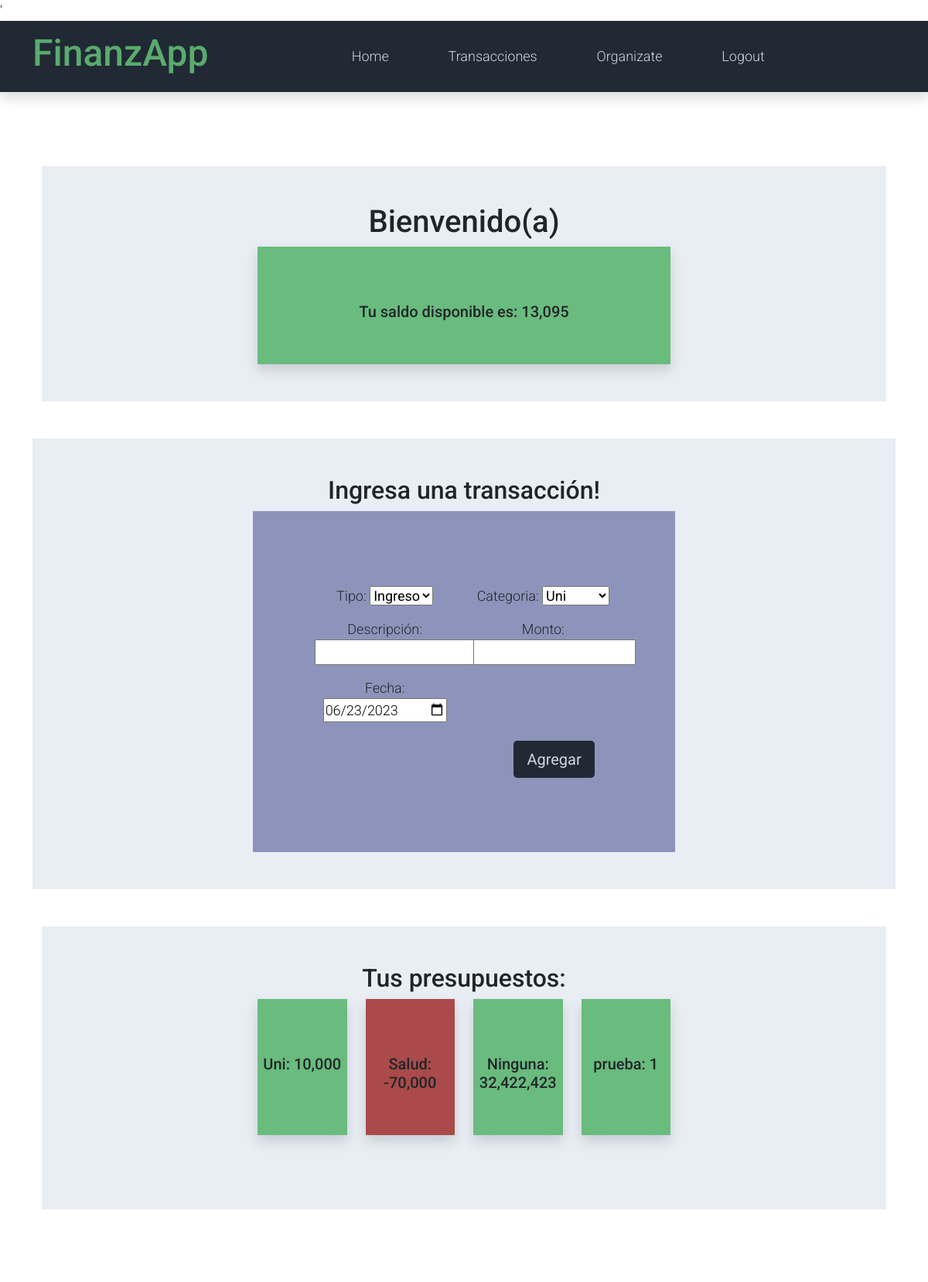
The page / (signed in, upper part) on the database as committed earlier.
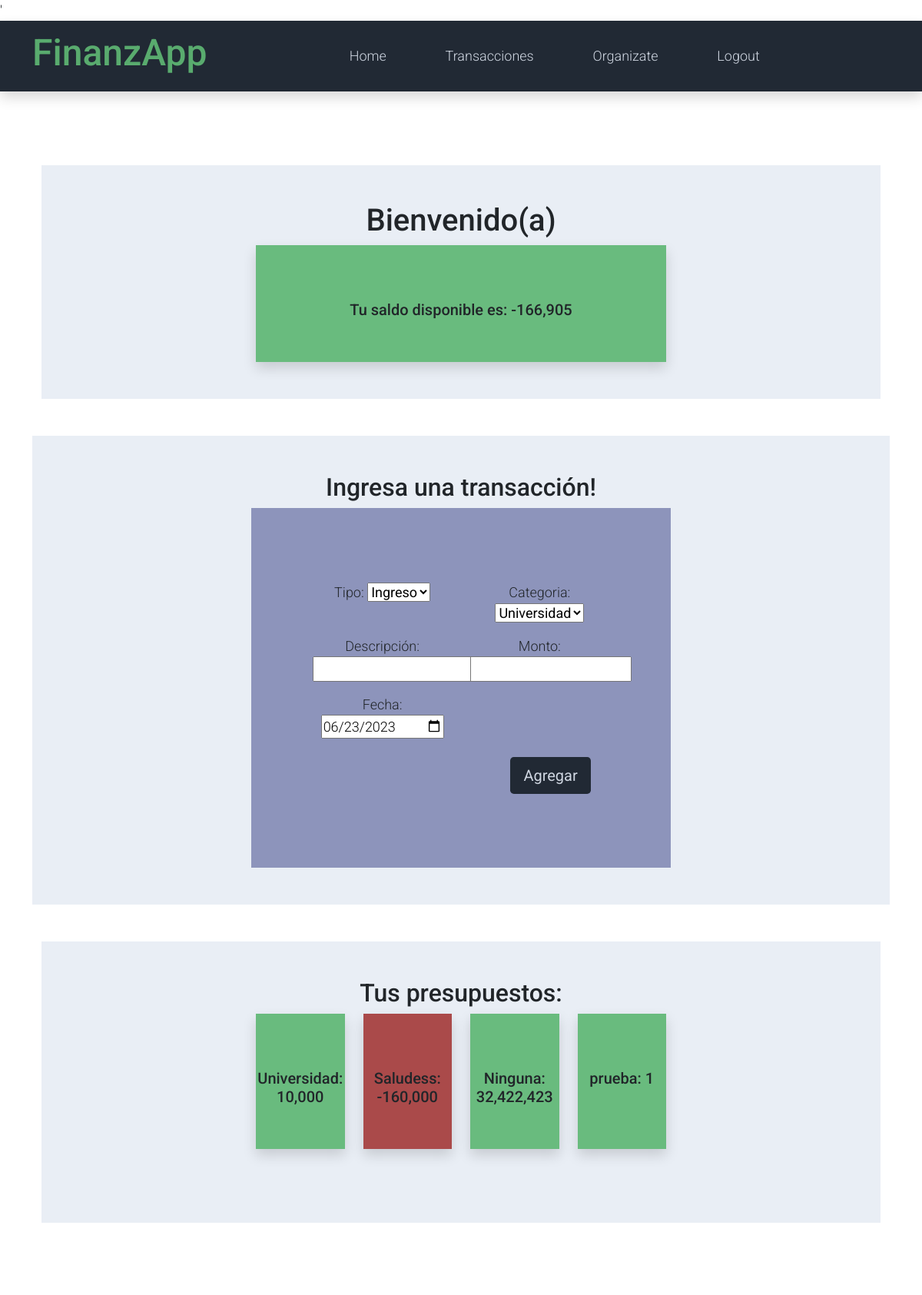
The same page on the database as committed later.
### finanzapp/models.py (models this page shows)
class Category(models.Model):
    name = models.CharField(max_length=100)
    budget = models.FloatField(blank=True)
    user = models.ForeignKey(User, on_delete=models.CASCADE, related_name="categories", null=True)

### finanzapp/views.py (the view, shortened to what this page needs)
# urls.py: path('', index, name='index'),
def index(request):
    if request.method == 'GET':
        if request.user.is_authenticated:
            user_id= request.user.id
            saldo, budget = saldo_disponible(request.user)
            categories = Category.objects.filter(user=user_id)
            budgets = []
            for cat in categories:
                budgets.append(saldo_categoría(user_id, cat))
            context = {'saldo': saldo, 'budget': budget,'categories': categories, 'today': timezone.now().strftime("%Y-%m-%d"), 'budgets': budgets}
            return render(request, 'index.html', context)
        else:
            return redirect('login')

### finanzapp/views.py (called while the page is built)
def saldo_disponible(user):
    user_id = user.id
    depositos = Transaction.objects.filter(user_id=user_id, type='deposit').aggregate(Sum('amount'))['amount__sum'] or 0
    gastos = Transaction.objects.filter(user_id=user_id, type='spend').aggregate(Sum('amount'))['amount__sum'] or 0
    saldo = depositos - gastos
    budget = user.budget - gastos
    return saldo, budget

def saldo_categoría(user_id, cat):
    budget = cat.budget
    gastos = Transaction.objects.filter(user_id=user_id, type='spend', category=cat).aggregate(Sum('amount'))['amount__sum'] or 0
    saldo = budget - gastos
    return {'name': cat.name, 'amount': saldo, 'valid': (saldo >= 0)}

### finanzapp/templates/index.html (shortened to what the changed rows need)
{% extends 'base.html' %}
{% load humanize %}
{% block content %}
<section class="container py-5">
    <section class="container py-5">
        <div class="container-fluid bg-light py-5">
            <div class="col-md-6 m-auto text-center">
                <h1>Bienvenido(a) {{ user.display_name }}</h1>
            </div>
            <div class="col-md-6 m-auto text-center">
                {% if budget >= 0 %}
                    <div class="h-100 py-5 shadow" style="background-color: #69bb7e;">
                            <h2 class="h5 mt-4 text-center">Tu saldo disponible es: {{ saldo|floatformat:0|intcomma }}</h2>
                    </div>
                {% else %}
                    <div class="h-100 py-5 shadow" style="background-color: #aa4a4a;">
                        <h2 class="h5 mt-4 text-center">Tu saldo disponible es: {{ saldo|floatformat:0|intcomma }}</h2>
                    </div>
                {% endif %}
            </div>
        </div>
    </section>
    <div class="container-fluid bg-light py-5">
        <div class="col-md-6 m-auto text-center">
            <h2>Ingresa una transacción!</h2>
        <div class="container py-5" style="background-color: #8d94bb;">
                <div class="row py-5">
                    <form method="post" class="col-md-9 m-auto">
                        <div class="row">
                            {% if categories.count %}
                            <div class="form-group col-md-6 mb-3">
                                <label for="category">Categoria:</label>
                                <select name="category" id="category">
                                    {% for cat in categories %}
                                        <option value="{{ cat.name }}">{{ cat.name }}</option>
                                    {% endfor %}
                                </select><br>
                            </div>
                            {% endif %}
                        </div>
                    </form>
                </div>
            </div>
        </div>
    </div>
    <section class="container py-5">
        <div class="container-fluid bg-light py-5">
            <div class="col-md-6 m-auto text-center">
                <h2>Tus presupuestos:</h2>
                <div class="row">
                    {% for budget in budgets %}
                    <div class="col-md-6 col-lg-3 pb-5">
                        {% if budget.valid %}
                            <div class="h-100 py-5 shadow" style="background-color: #69bb7e;">
                                {% if budget.name == "ninguna" %}
                                    <h3 class="h5 mt-4 text-center">Ninguna: {{budget.amount|floatformat:0|intcomma}}</h3>
                                {% else %}
                                    <h3 class="h5 mt-4 text-center">{{budget.name}}: {{budget.amount|floatformat:0|intcomma}}</h3>
                                {% endif %}
                            </div>
                        {% else %}
                            <div class="h-100 py-5 shadow" style="background-color: #aa4a4a;">
                                {% if budget.name == "ninguna" %}
                                    <h3 class="h5 mt-4 text-center">Ninguna: {{budget.amount|floatformat:0|intcomma}}</h3>
                                {% else %}
                                    <h3 class="h5 mt-4 text-center">{{budget.name}}: {{budget.amount|floatformat:0|intcomma}}</h3>
                                {% endif %}
                            </div>
                        {% endif %}
                    </div>
                    {% endfor %}
                </div>
            </div>
        </div>
    </section>
</section>
{% endblock %}

Rows that differ between the two databases and show on the page:
changed Category: name "Uni" → "Universidad" (drawn)
changed Category: name "Salud" → "Saludess" (drawn)
Other text that changed with them:
{{ saldo|floatformat:0|intcomma }}: "13,095" → "-166,905"
form field category: "Uni" → "Universidad"
new list line: "Universidad"
new list line: ": 10,000"
new list line: "Saludess"
new list line: ": -160,000"
list line gone: "Uni"
list line gone: ": 10,000"
list line gone: "Salud"
list line gone: ": -70,000"
